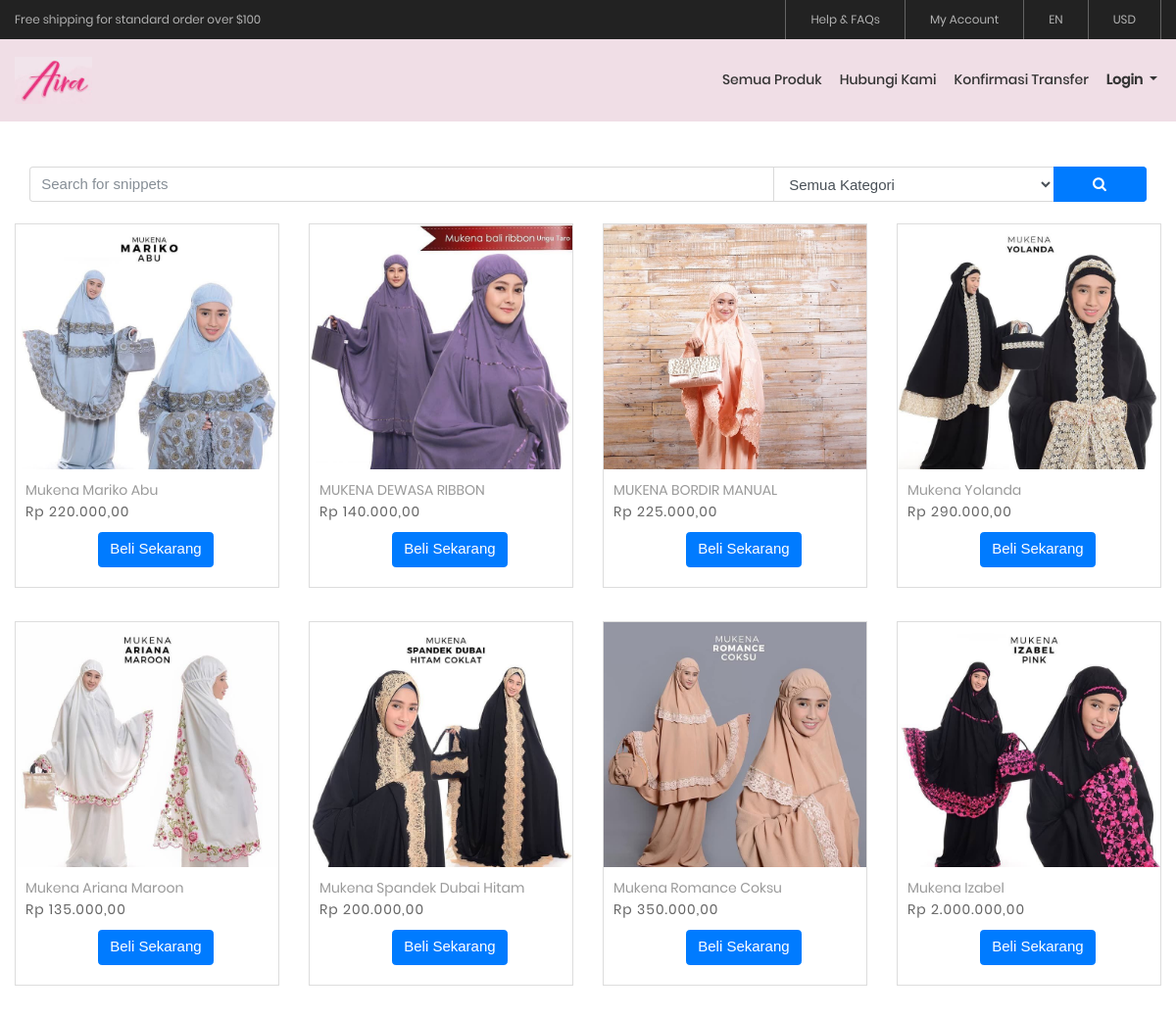
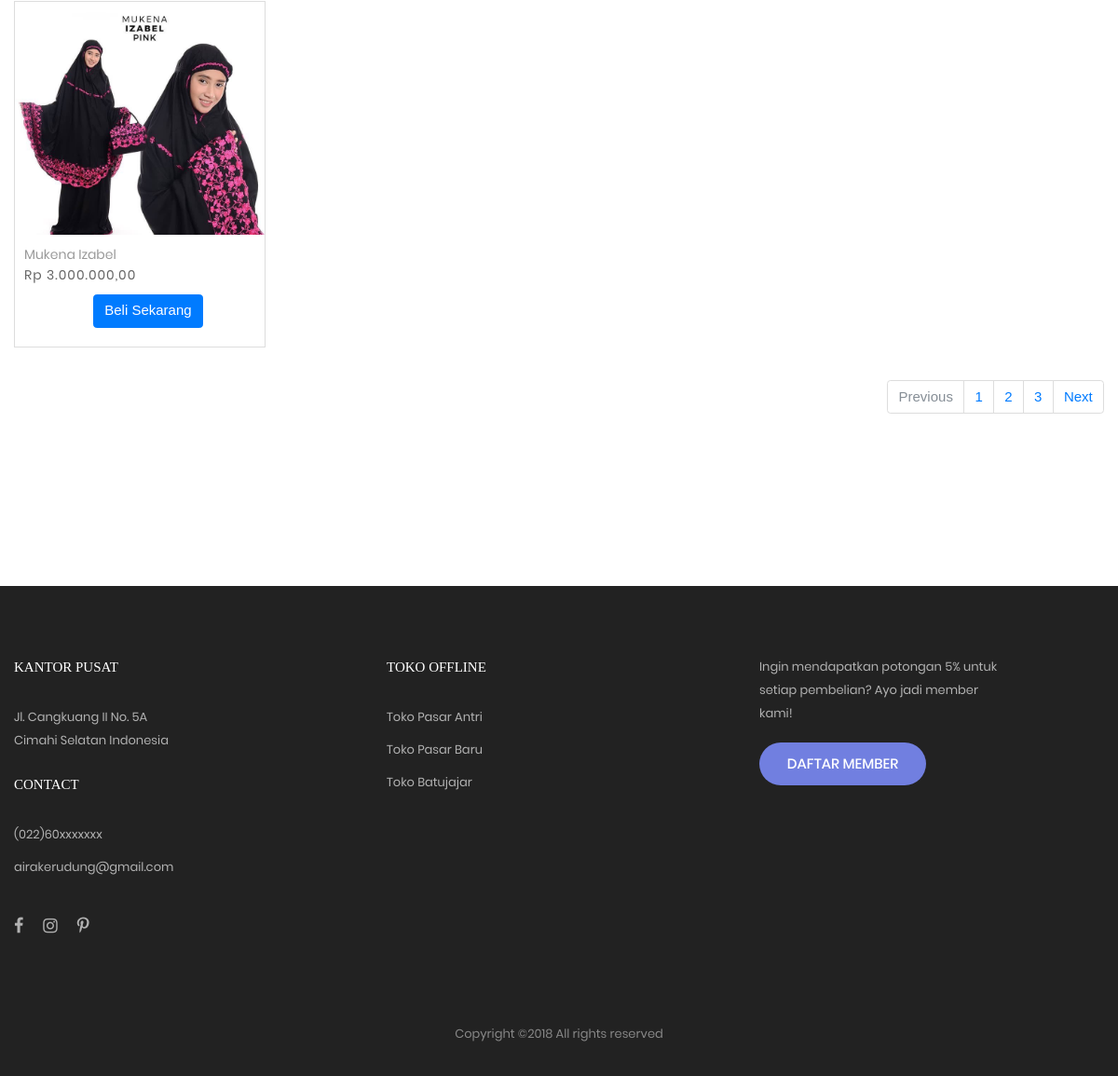
/produk.php, run on the app's committed database (2 pictures, top to bottom).
### tables this page shows
CREATE TABLE `produk` (
  `id_produk` int(10) NOT NULL,
  `nama` varchar(50) NOT NULL,
  `foto` varchar(191) NOT NULL,
  `harga` int(10) NOT NULL,
  `deskripsi` varchar(191) NOT NULL,
  `stok` varchar(191) NOT NULL,
  `potongan_harga` varchar(191) NOT NULL,
  `tanggal_dibuat` date NOT NULL,
  `tanggal_diperbaharui` date NOT NULL,
  `id_kategori` int(10) NOT NULL
);

### produk.php (the view, shortened to what this page needs)
<?php require "header.php"; ?>
<body class="animsition" >
	<div class="bg0 m-t-23 p-b-140" style="margin-top:130px;">
		<div class="container">
			<div class="container">
	<div class="row">
		<div class="col-md-12">
            <div class="input-group" id="adv-search">
					<input type="text" class="col-md-8 form-control" placeholder="Search for snippets" />
					<select class="form-control col-md-3 " style="border-left: 0px !important; border-right:0px !important;">
											<option value="0" selected>Semua Kategori</option>
					</select>
					<button type="button" class="col-md-1 btn btn-primary" style="border-top-left-radius:0em !important; border-bottom-left-radius:0em !important; border-left: 0px !important;">
						<i class="fa fa-search"></i>
					</button>
                </div>
          </div>
        </div>
	</div>
		<br>
			<div class="row isotope-grid">
				<?php
					$sql_s	 = "SELECT * FROM produk order by id_produk DESC";
					$query_s = mysqli_query($con, $sql_s);
					if(mysqli_num_rows($query_s)!=0){
						while($row_s=mysqli_fetch_array($query_s)){
							$idProduk = $row_s["id_produk"];
							$namaProduk = $row_s["nama"];
							$hargaProduk = rupiah($row_s["harga"]);
							$fotoProduk = "uploads/".$row_s["foto"];
				?>
				<div class="col-sm-6 col-md-4 col-lg-3 p-b-35 isotope-item women">
					<div class="block2 box-produk">
						<div class="block2-pic hov-img0" style="height:250px;">
							<img src="<?php echo $fotoProduk; ?>" alt="IMG-PRODUCT">
						</div>
						<div class="block2-txt flex-w flex-t p-t-14" style="padding:10px 10px;">
							<div class="block2-txt-child1 flex-col-l ">
								<div style="height:23px; overflow:hidden;">
									<a href="product-detail.html" class="stext-104 cl4 hov-cl1 trans-04 js-name-b2 p-b-6">
										<?php echo $namaProduk; ?>
									</a>
								</div>
								<span class="stext-105 cl3">
									<?php echo $hargaProduk; ?>
								</span>
							</div>
							<center>
							<div class="col-sm-1" style="margin-top:10px;">
							<a href="detail_produk.php?id=<?php echo $idProduk?>" class="btn btn-primary" >
								Beli Sekarang
							</a>
							</div>
							</center>
						</div>
					</div>
				</div>
				<?php
						}
					}
				?>
			</div>
			<div class="pull-right">
				<nav aria-label="Page navigation example " >
				  <ul class="pagination justify-content-end ">
					<li class="page-item disabled">
					  <a class="page-link" href="#" tabindex="-1">Previous</a>
					</li>
					<li class="page-item"><a class="page-link" href="#">1</a></li>
					<li class="page-item"><a class="page-link" href="#">2</a></li>
					<li class="page-item"><a class="page-link" href="#">3</a></li>
					<li class="page-item">
					  <a class="page-link" href="#">Next</a>
					</li>
				  </ul>
				</nav>
			</div>
			<div class="flex-c-m flex-w w-full p-t-45 "  >
			</div>
		</div>
	</div>
	<?php require "footer.php"; ?>
</body>
</html>

### header.php (shortened to what this page needs)
<!DOCTYPE html>
<html lang="en">
<head>
<link rel="stylesheet" type="text/css" href="vendor/bootstrap/css/bootstrap.min.css">
	<link rel="stylesheet" type="text/css" href="fonts/font-awesome-4.7.0/css/font-awesome.min.css">
	<link rel="stylesheet" type="text/css" href="fonts/iconic/css/material-design-iconic-font.min.css">
	<link rel="stylesheet" type="text/css" href="fonts/linearicons-v1.0.0/icon-font.min.css">
	<link rel="stylesheet" type="text/css" href="vendor/animate/animate.css">
	<link rel="stylesheet" type="text/css" href="vendor/css-hamburgers/hamburgers.min.css">
	<link rel="stylesheet" type="text/css" href="vendor/animsition/css/animsition.min.css">
	<link rel="stylesheet" type="text/css" href="vendor/select2/select2.min.css">
	<link rel="stylesheet" type="text/css" href="vendor/daterangepicker/daterangepicker.css">
	<link rel="stylesheet" type="text/css" href="vendor/slick/slick.css">
	<link rel="stylesheet" type="text/css" href="vendor/MagnificPopup/magnific-popup.css">
	<link rel="stylesheet" type="text/css" href="vendor/perfect-scrollbar/perfect-scrollbar.css">
	<link rel="stylesheet" type="text/css" href="css/util.css">
	<link rel="stylesheet" type="text/css" href="css/main.css">
</head>
<body class="animsition">
	<header>
		<div class="container-menu-desktop">
			<div class="top-bar">
				<div class="content-topbar flex-sb-m h-full container">
					<div class="left-top-bar">
						Free shipping for standard order over $100
					</div>
					<div class="right-top-bar flex-w h-full">
						<a href="#" class="flex-c-m trans-04 p-lr-25">
							Help & FAQs
						</a>
						<a href="#" class="flex-c-m trans-04 p-lr-25">
							My Account
						</a>
						<a href="#" class="flex-c-m trans-04 p-lr-25">
							EN
						</a>
						<a href="#" class="flex-c-m trans-04 p-lr-25">
							USD
						</a>
					</div>
				</div>
			</div>
			<div class="wrap-menu-desktop">
				<nav class="limiter-menu-desktop container">
					<a href="#" class="logo">
						<img src="images/LOGO.JPG" alt="IMG-LOGO">
					</a>
					<div class="menu-desktop">
						<ul class="main-menu">
							<li>
								<a href="produk.php">Semua Produk</a>
							</li>
							<li>
								<a href="hubungi-kami.php">Hubungi Kami</a>
							</li>
							<li>
								<a href="tentang-kami.php" data-toggle="modal" data-target="#formkonfirmasiBayar">Konfirmasi Transfer</a>
							</li>
							<li class="dropdown">
								<?php
									if(!empty($_SESSION["status_login"]) && $_SESSION["status_login"]==1){
								?>
									<a href="#" class="dropdown-toggle" data-toggle="dropdown"><b>
								<?php echo "Halo, ".$_SESSION["nama"];?>
									</b></a>
										<div class="dropdown-menu">
										  <a class="dropdown-item" href="#">Profil</a>
										  <a class="dropdown-item" href="#">Profil</a>
										  <a class="dropdown-item disabled" href="#">Disabled link</a>
										  <a class="dropdown-item" href="#">Logout</a>
										</div>
								<?php	}
								else{
								?>
							  <a href="#" class="dropdown-toggle" data-toggle="dropdown"><b>Login</b> <span class="caret"></span></a>
								<?php
									}
								?>
							</li>
						</ul>
					</div>
				</nav>
			</div>
		</div>
		<?php
		function rupiah($angka){
			$hasil_rupiah = "Rp " . number_format($angka,2,',','.');
			return $hasil_rupiah;
		}
		?>

### footer.php (shortened to what this page needs)
	<footer class="bg3 p-t-75 p-b-32">
		<div class="container">
			<div class="row">
				<div class="col-sm-6 col-lg-4 p-b-50">
					<h4 class="stext-301 cl0 p-b-30">
						Kantor Pusat
					</h4>
					<p class="stext-107 cl7 size-201">
							Jl. Cangkuang II No. 5A <br>
							Cimahi Selatan
							Indonesia
					</p>
					<br>
					<h4 class="stext-301 cl0 p-b-30">
						Contact
					</h4>
					<ul>
						<li class="p-b-10">
							<a href="#" class="stext-107 cl7 hov-cl1 trans-04">
								(022)60xxxxxxx
							</a>
						</li>
						<li class="p-b-10">
							<a href="#" class="stext-107 cl7 hov-cl1 trans-04">
								airakerudung@gmail.com
							</a>
						</li>
					</ul>
					<div class="p-t-27">
						<a href="#" class="fs-18 cl7 hov-cl1 trans-04 m-r-16">
							<i class="fa fa-facebook"></i>
						</a>
						<a href="#" class="fs-18 cl7 hov-cl1 trans-04 m-r-16">
							<i class="fa fa-instagram"></i>
						</a>
						<a href="#" class="fs-18 cl7 hov-cl1 trans-04 m-r-16">
							<i class="fa fa-pinterest-p"></i>
						</a>
					</div>
				</div>
				<div class="col-sm-6 col-lg-4 p-b-50">
					<h4 class="stext-301 cl0 p-b-30">
						Toko Offline
					</h4>
					<ul>
						<li class="p-b-10">
							<a href="#" class="stext-107 cl7 hov-cl1 trans-04">
								Toko Pasar Antri
							</a>
						</li>
						<li class="p-b-10">
							<a href="#" class="stext-107 cl7 hov-cl1 trans-04">
								Toko Pasar Baru
							</a>
						</li>
						<li class="p-b-10">
							<a href="#" class="stext-107 cl7 hov-cl1 trans-04">
								Toko Batujajar
							</a>
						</li>
					</ul>
				</div>
				<div class="col-sm-6 col-lg-4 p-b-50">
					<p class="stext-107 cl7 size-201">
						Ingin mendapatkan potongan 5% untuk setiap pembelian?
						Ayo jadi member kami!
					</p>
					<div class="p-t-18">
							<button class="flex-c-m stext-101 cl0 size-103 bg1 bor1 hov-btn2 p-lr-15 trans-04">
								Daftar Member
							</button>
						</div>
				</div>
			</div>
			<div class="p-t-40">
				<p class="stext-107 cl6 txt-center">
Copyright &copy;<script>document.write(new Date().getFullYear());</script> All rights reserved
				</p>
			</div>
		</div>
	</footer>
</body>
</html>

### css/main.css (style rules this page uses)
.container { max-width: 1380px; }
@media (max-width: 1600px) { .container { max-width: 1200px; } }
.container-menu-desktop { height: auto; width: 100%; position: relative; -webkit-transition: all 0.3s; -o-transition: all 0.3s; -moz-transition: all 0.3s; transition: all 0.3s; }
.top-bar { height: 40px; background-color: #222; }
.left-top-bar { font-family: Poppins-Regular; font-size: 12px; line-height: 1.8; color: #b2b2b2; }
.right-top-bar a { font-family: Poppins-Regular; font-size: 12px; line-height: 1.8; height: 100%; color: #b2b2b2; border-right: 1px solid rgba(255,255,255,0.3); }
.right-top-bar a:first-child { border-left: 1px solid rgba(255,255,255,0.3); }
.wrap-menu-desktop { position: fixed; z-index: 1100; background-color: #f0dee6; width: 100%; height: 84px; top: 40px; left: 0px; -webkit-transition: height 0.3s, background-color 0.3s; -o-transition: height 0.3s, background-color 0.3s; -moz-transition: height 0.3s, background-color 0.3s; transition: height 0.3s, background-color 0.3s; }
.limiter-menu-desktop { height: 100%; display: -webkit-box; display: -webkit-flex; display: -moz-box; display: -ms-flexbox; display: flex; align-items: center; background-color: transparent; }
.logo { display: -webkit-box; display: -webkit-flex; display: -moz-box; display: -ms-flexbox; display: flex; align-items: center; height: 65%; margin-right: 55px; }
.logo img { max-width: 100%; max-height: 100%; }
.menu-desktop { align-items: center; position:relative !important; height: 100%; width:100% !important; float:right; }
.main-menu { list-style-type: none; margin: 0; margin-top:10px; position:relative !important; display: -webkit-box; display: -webkit-flex; display: -moz-box; display: -ms-flexbox; display: flex; align-items: center; float:right; }
.main-menu > li { display: block; position: relative; padding: 20px 0px 20px 0px; margin: 0px 4px 0px 14px; }
.main-menu > li > a { font-family: Poppins-Medium; font-size: 14px; color: #333; padding: 5px 0px; transition: all 0.4s; -webkit-transition: all 0.4s; -o-transition: all 0.4s; -moz-transition: all 0.4s; }
.block2-pic { position: relative; }
.block2-txt-child1 { width: calc(100% - 30px); }
.cl0 { color: #fff; }
.cl3 { color: #666; }
.cl4 { color: #999; }
.cl6 { color: #888; }
.cl7 { color: #b2b2b2; }
.stext-101 { font-family: Poppins-Medium; font-size: 15px; line-height: 1.466667; text-transform: uppercase; }
.stext-104 { font-family: Poppins-Regular; font-size: 14px; line-height: 1.466667; }
.stext-105 { font-family: Poppins-Regular; font-size: 14px; line-height: 1.466667; letter-spacing: 1px; }
.stext-107 { font-family: Poppins-Regular; font-size: 13px; line-height: 1.923; }
.stext-301 { font-family: Montserrat-Bold; font-size: 15px; line-height: 1.6; text-transform: uppercase; }
.size-103 { min-width: 179px; height: 46px; }
.size-201 { max-width: 270px; }
.bg0 { background-color: #fff; }
.bg1 { background-color: #717fe0; }
.bg3 { background-color: #222; }
.bor1 { border-radius: 23px; }
.hov-img0 { display: block; overflow: hidden; }
.hov-img0 img { width: 100%; -webkit-transition: transform 0.9s ease; -o-transition: transform 0.9s ease; -moz-transition: transform 0.9s ease; transition: transform 0.9s ease; }

### produk.php (style rules this page uses)
@media screen and (min-width: 768px) { #adv-search { width: 100%; margin: 0 auto; } }

### data on the page
produk: foto (picture), nama "Mukena Mariko Abu", harga "Rp 220.000,00"
produk: foto (picture), nama "MUKENA DEWASA RIBBON", harga "Rp 140.000,00"
produk: foto (picture), nama "MUKENA BORDIR MANUAL…", harga "Rp 225.000,00"
produk: foto (picture), nama "Mukena Yolanda", harga "Rp 290.000,00"
produk: foto (picture), nama "Mukena Ariana Maroon", harga "Rp 135.000,00"
produk: foto (picture), nama "Mukena Spandek Dubai Hitam…", harga "Rp 200.000,00"
produk: foto (picture), nama "Mukena Romance Coksu", harga "Rp 350.000,00"
produk: foto (picture), nama "Mukena Izabel", harga "Rp 2.000.000,00"
produk: foto (picture), nama "Mukena Izabel", harga "Rp 3.000.000,00"
